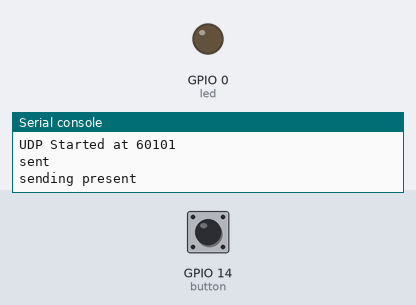
The program below on a simulated ESP8266 board running MicroPython. Shown: output pins drawn as LEDs (lit = HIGH), the last lines printed to the serial console. Inputs (shaded band) come from the test bench; at power-on: GPIO 14 (button) HIGH. WiFi joins after 1.5 s.

Above: at 3.2 s.
3.3 s: GPIO 14 (button) pulled LOW for 0.15 s
At 3.4 s:
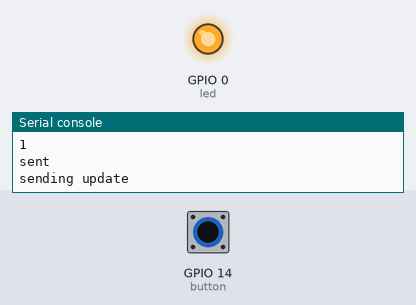
8.0 s: GPIO 14 (button) pulled LOW for 3.2 s
At 12.2 s:
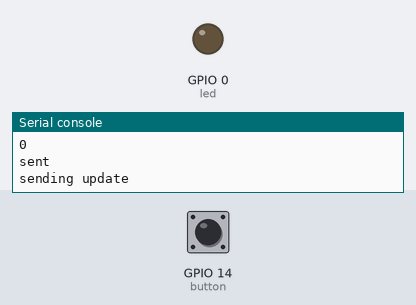
Timing chart, 0 to 13.7 s (numbered marks = the images above; inputs shaded):
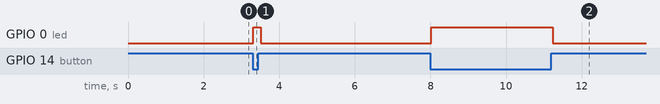

The program:

main.py
```python
from machine import Pin
from time import sleep
import os

print("this is main")

import network
import machine
import time
sta_if = network.WLAN(network.STA_IF)
sta_if.active(True)
sta_if.connect('AJ_gameBrainSSID_B827EB137750', 'gameBrain')
print('connecting')

while not sta_if.isconnected():
  print(sta_if.isconnected())
  time.sleep(1)


print('WLAN connection succeeded!')
print(sta_if.ifconfig())

import UDPController
UDP = UDPController.UDPController()
UDP.init(sta_if.ifconfig()[0])


button = Pin(14, Pin.IN, Pin.PULL_UP)
led = Pin(0,Pin.OUT)
led.value(0)
currentValue = button.value()

while True:
  msg = UDP.CheckMessages()
  if msg == "ShowUp":
    print("Showup from server")
    UDP.SendPresent()
  elif msg is None:
    pass
  else:
    print("received unexpected msg from server:")
    print(msg)

  newValue = button.value()
  if newValue != currentValue:
    print(currentValue)
    currentValue = newValue
    if currentValue == 1:
      UDP.SendUpdate("Button not pressed")
      led.value(0)
    else:
      UDP.SendUpdate("Button PRESSED!!")
      led.value(1)

  time.sleep(0.1)
```

UDPController.py
```python
import socket
import sys

class UDPController:


  def __init__(self):
    self.localIp = ""
    self.multicast_group = '224.3.29.71'
    self.serverPort = 60100
    self.server_address = ('192.168.137.1', 60100)
    self.listener = socket.socket(socket.AF_INET, socket.SOCK_DGRAM)
    self.listener.setblocking(0)
    self.sender = socket.socket(socket.AF_INET, socket.SOCK_DGRAM)


    #self.group = socket.inet_aton(self.multicast_group)
    #self.mreq = struct.pack('4sL', self.group, socket.INADDR_ANY)
    #self.sock.setsockopt(socket.IPPROTO_IP, socket.IP_ADD_MEMBERSHIP, self.mreq)
    print("UDP Started at 60101")

  def init(self, ip):
    self.localIp = ip
    self.listener.bind(('',60101))
    self.SendPresent()

  def CheckMessages(self):
    try:
      data, addr = self.listener.recvfrom(1024)
    except OSError:
      pass
    else:
      self.server_address = (addr[0],60100)
      print ('received %s bytes from %s' % (len(data), self.server_address))
      return data.decode("utf-8")

  def Send(self, msg):
    self.sender.sendto(bytes(msg,"utf-8"), self.server_address)
    print("sent")

  def SendPresent(self):
    msg ='{"msgType":1,"Name":"miniChip","Id":"0","Status":0,"PuzleKind":0,"IPSender":"'+self.localIp+'"}'
    self.Send(msg)
    print("sending present")

  def SendUpdate(self, newDetails):
    self.Send('{"msgType":6,"Details":"'+newDetails+'","Name":"miniChip","Id":"0","Status":0,"PuzleKind":0,"IPSender":"'+self.localIp+'"}')
    print("sending update")
```

Measured:
- after the input at 3.3 s, GPIO 0 (led): LOW → HIGH at once, → LOW 0.20 s later
- after the input at 8.0 s, GPIO 0 (led): LOW → HIGH at once, → LOW 3.2 s later
